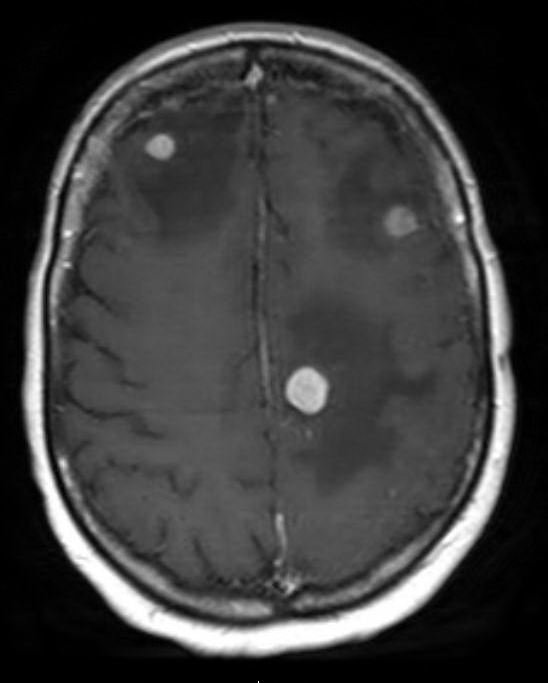
#> input picture brain_tumors.jpg, 548 x 683 px
$ jupyter execute --allow-errors brain_mri_tumor_segmentation_analysis.ipynb
#> lines starting #> are read from the running program, lines starting #| are printed output that depends on the picture; after the words box and inside, x2 and y2 are one past the last pixel; in counts of white or black regions, pixels touching at a corner belong together
[cell 1]
#import the necessary libraries

#matplotlib
import matplotlib.pyplot as plot
import matplotlib.image as img

#numpy
import numpy as np

#scipy
import scipy
from scipy import ndimage

#scikit image
from skimage import io
import matplotlib.image as mpimg
from skimage.transform import rescale, resize, downscale_local_mean
from skimage.color import rgb2gray, rgb2hsv
from skimage.filters import threshold_otsu
from PIL import Image
import cv2
from skimage import measure
import skimage as image_tool
from skimage.measure import label, regionprops, regionprops_table
from skimage.segmentation import clear_border
import matplotlib.image as mpimg


import cv2
import numpy as np
from PIL import Image
from skimage.morphology import opening, disk

[cell 2]
#Reading the Mermaid Image
img = img.imread('brain_tumors.jpg')
#> img is the input picture: shape (683, 548, 3); min 0, max 255, mean 59.7

#plotting the given image
plot.imshow(img)

The given image appears to be an MRI scan of a human brain. The scan is detailed, showing various structures of the brain with high contrast. The dark background enhances the visibility of the lighter cerebral tissues and any abnormalities, such as the existence of any tumors. In our case, we can observe several bright spots that indicate the existence of 3 tumors in different areas of the brain more specifically, two in the right lobe and one in the left lobe of the brain.
Such images are typically used in the medical field for diagnostic purposes, allowing healthcare professionals to non-invasively examine the inner workings of the brain.

##  A) Manual Thresholding Value

[cell 3]
import cv2

#coverting the original image to grayscale
gray = cv2.cvtColor(img, cv2.COLOR_BGR2GRAY)
# blurring the gray image to remove any noise
blurred = cv2.GaussianBlur(gray, (7, 7), 0)

#applying the threshold (with manual value of 100)
ret, thresh_binary = cv2.threshold(blurred, 100, 255, cv2.THRESH_BINARY)
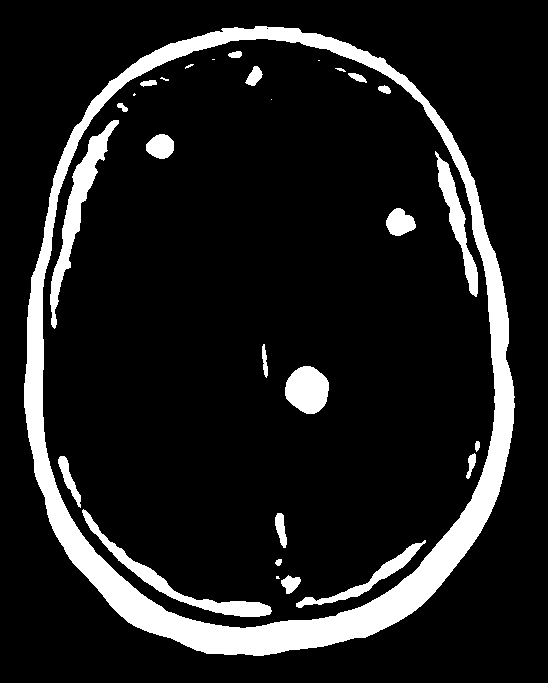
#> thresh_binary: shape (683, 548); 11.9% white; 29 white regions (7 under 20 px), largest, box (x1, y1, x2, y2) and area: (24, 26, 515, 656) 31910, (50, 120, 119, 329) 2768, (82, 509, 272, 617) 2275

After playing around with the threshold values we found out that the best results regarding the appearance of the 3 tumors was a threshhold value = 100.
It's important to mention that, thres values smaller that 100 (for example thresh_value=70) gave as results with a lot of white areas and the three tumors where not that distinct, while thres values greater that 100 (for example thresh_value=128) gave as faulty results and eliminated/erased one of the 3 depicted tumors.

The blurring step prior to thresholding (with the use of a Gaussian filter), have helped to reduce noise, resulting in cleaner edges and a more distinct separation between the regions of interest and the background. As we mentioned before, the threshold value of 100 has been manually selected to create this binary segmentation, which suggests that pixels with an intensity above 100 are considered part of the significant areas, representing the brain tumors, while those below are not.

[cell 4]
#creating the histogram of the binary image with the manual threshold value
histogram_fig=plot.figure(5)
hist1 = plot.hist(thresh_binary)
plot.title("Histogram of the binary image with the manual thresh value ")
plot.show()
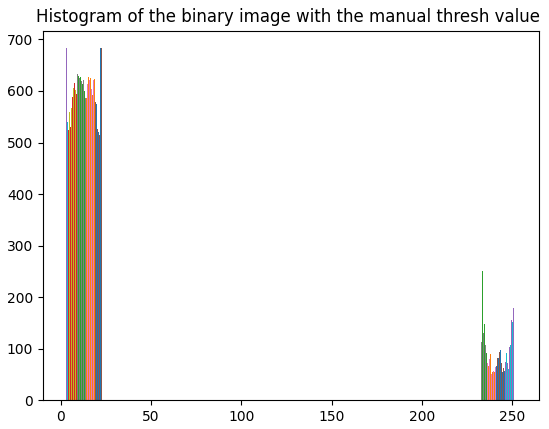
#> figure drawn by matplotlib, 1 panel; tallest bar 683 high, from x = 2.55 to 2.59; tallest bar 683 high, from x = 2.59 to 2.62; tallest bar 683 high, from x = 2.62 to 2.66

[cell 5]
histogram_fig.savefig('Histogram of the binary image with the manual thresh value.png')

The histogram reflects the pixel intensity distribution of the binary image derived from the given MRI scan of a brain. From the histogram, we can observe two distinct peaks corresponding to the two pixel values that define a binary image. The first peak, near the zero mark on the x-axis, represents the darker regions of the image (the background), which have been classified as non-significant areas after thresholding. The second, smaller peak near the 255 mark indicates the areas of interest (meaning the three depicted tumors) that are significantly brighter than the threshold value set at 100.

The majority of the image consists of background pixels with the regions of interest (tumors) occupying a smaller portion of the image. The sharpness of the peaks in the above histogram suggests that the thresholding was effective in creating a clear distinction between these two regions, which can be attributed to the prior noise reduction achieved through Gaussian blurring.

## B) Otsu's Method for Thresholding

[cell 6]
#converting the RGB image to grayscale image
Grayscale_image = rgb2gray(img) # scikit image function

# Greyscale Image Normalization
normalized_grayscale_image = (Grayscale_image * 255).round().astype(np.uint8)

[cell 7]
# Generate otsu threshold
threshold = threshold_otsu(normalized_grayscale_image)
#> threshold = 116
# Apply threshold
Binary_image = normalized_grayscale_image > threshold
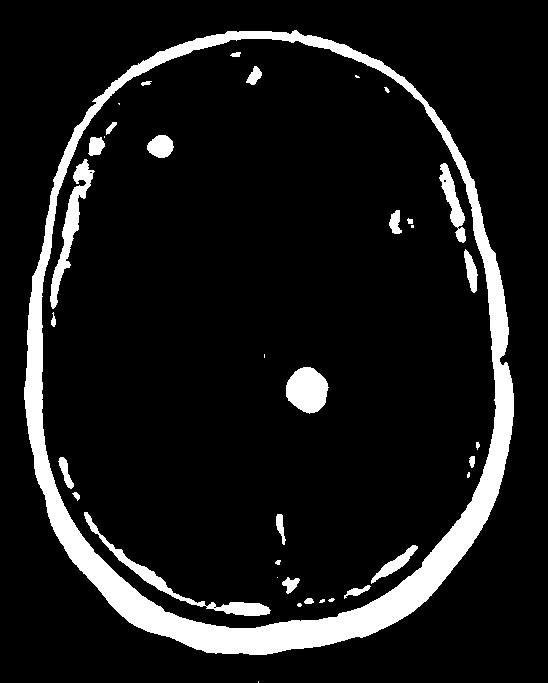
#> Binary_image: shape (683, 548) bool; 10% white; 37 white regions (11 under 20 px), largest, box (x1, y1, x2, y2) and area: (24, 30, 514, 655) 28778, (84, 512, 271, 616) 1644, (50, 159, 95, 309) 1605
# Convert to integer
Binary_image=Binary_image.astype(int)
#> Binary_image: shape (683, 548) int64; values 0 (black) and 1 (white), 10% white; 37 white regions (11 under 20 px)

[cell 8]
#Creating a figure to plot the necessary images
figure = plot.figure(2, figsize=(12,12))

subplot = figure.add_subplot(2,3,1)
plot.imshow(img, cmap='gray')
subplot.set_title('Original Image')

subplot = figure.add_subplot(2,3,2)
plot.imshow(thresh_binary, cmap="gray")
subplot.set_title('Binary Image (with manual thres value)')

subplot = figure.add_subplot(2,3,3)
plot.imshow(Binary_image, cmap="gray")
subplot.set_title('Binary Image (with otsu threshold)')
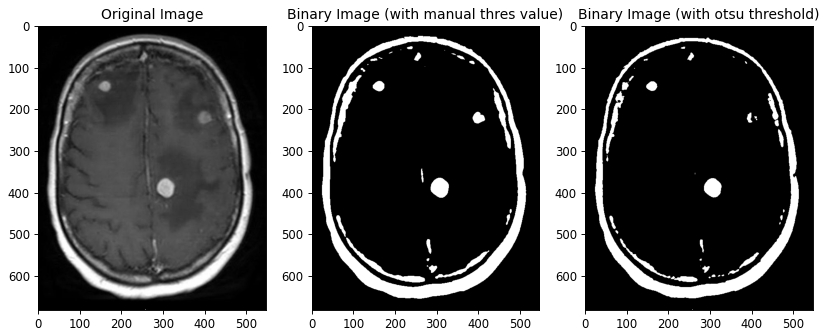
#> figure drawn by matplotlib, 3 panels

[cell 9]
figure.savefig('Binary images comparison.png')

The manual threshold image seems to create a stronger contrast between the tumors and the surrounding tissue, which could potentially make the tumors stand out more. However, it also includes a lot of noise, as indicated by the small white spots throughout the brain area.

The Otsu threshold image is cleaner with less noise, but it seems to have a slightly lower contrast between the tumors and the surrounding brain tissue. The tumors are still visible but may not be as sharply defined as with the manual method (see the right tumor that is not as well depicted as the one in the manual threshold image).

Given that the  objective is making the three tumors more distinct, the choice between the two thresholding methods would be based on which image shows the tumors more clearly while minimizing other non-tumor regions. Therefore, the manual threshold might seem more suitable due to the contrast it provides, but it does require careful adjustment and possibly further post-processing to ensure that the tumors are accurately depicted without introducing too much noise.

[cell 10]
[Labeled_image,num_of_neighbors] = measure.label(thresh_binary,  connectivity=1,background=False,return_num=True) #Get labeled image on 4 neighbors
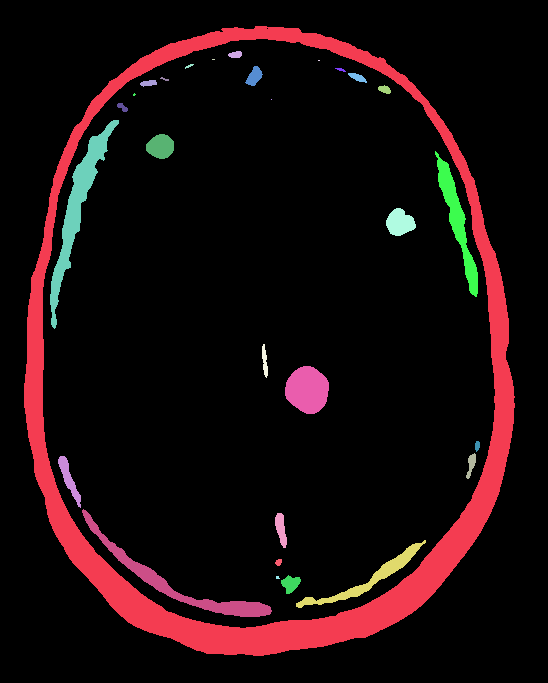
#> Labeled_image: shape (683, 548) int64; 30 distinct labels, from 0 to 29; one colour per label, 0 black
#> num_of_neighbors = 29

Group_connected_list = image_tool.measure.regionprops(Labeled_image)
#> Group_connected_list = 29 regions; largest, box (x1, y1, x2, y2) and area: (24, 26, 515, 656) 31910, (50, 120, 119, 329) 2768, (82, 509, 272, 617) 2275, (435, 151, 478, 297) 1619, (285, 366, 329, 414) 1605

List_of_Areas = []
List_of_Areas.append([d["area"] for d in Group_connected_list])

List_of_Areas = np.transpose(List_of_Areas)
#> List_of_Areas = 29 values, max 31910 at index 0, min 1 at index 12, mean 1532


Position_from_0_to_100 = [i for i, e in enumerate(List_of_Areas) if e > 500 and e < 550]
#> Position_from_0_to_100 = [15]
Position_from_0_to_100 = np.transpose(Position_from_0_to_100) + 1
#> Position_from_0_to_100 = [16]

Position_from_0_to_200 = [i for i, e in enumerate(List_of_Areas) if e > 550 and e < 990]
#> Position_from_0_to_200 = [17]
Position_from_0_to_200 = np.transpose(Position_from_0_to_200) + 1
#> Position_from_0_to_200 = [18]

Position_from_0_MAX = [i for i, e in enumerate(List_of_Areas) if e > 1600 and e < 1610 ]
#> Position_from_0_MAX = [19]
Position_from_0_MAX = np.transpose(Position_from_0_MAX) + 1
#> Position_from_0_MAX = [20]


Image_from_0_to_100 = []
Image_from_0_to_200 = []
Image_from_0_MAX = []

for i in range(len(Position_from_0_to_100)):
    Image_from_0_to_100.append(Labeled_image == Position_from_0_to_100[i])
#> this loop made 1 pass
#> after the loop, Image_from_0_to_100 = 1 item

for i in range(len(Position_from_0_to_200)):
    Image_from_0_to_200.append(Labeled_image == Position_from_0_to_200[i])
#> after the loop, Image_from_0_to_200 = 1 item

for i in range(len(Position_from_0_MAX)):
    Image_from_0_MAX.append(Labeled_image == Position_from_0_MAX[i])
#> after the loop, Image_from_0_MAX = 1 item


for i in range(len(Position_from_0_to_100)):
    Image_from_0_to_100[i] = np.asarray(Image_from_0_to_100[i], dtype=np.int32)

for i in range(len(Position_from_0_to_200)):
    Image_from_0_to_200[i] = np.asarray(Image_from_0_to_200[i], dtype=np.int32)

for i in range(len(Position_from_0_MAX)):
    Image_from_0_MAX[i] = np.asarray(Image_from_0_MAX[i], dtype=np.int32)

[cell 11]
[Labeled_image,num_of_neighbors] = measure.label(thresh_binary,  connectivity=1,background=False,return_num=True) #Get labeeled image on 4 neighbors

Group_connected_list = image_tool.measure.regionprops(Labeled_image)

List_of_Areas = []
List_of_Areas.append([d["area"] for d in Group_connected_list])

List_of_Areas = np.transpose(List_of_Areas)


Position_from_0_MAX2 = [i for i, e in enumerate(List_of_Areas) if e > 400 and e < 500 or e > 500 and e < 1000 or e > 1600 and e < 1610]
#> Position_from_0_MAX2 = [15, 17, 19]
Position_from_0_MAX2 = np.transpose(Position_from_0_MAX2) + 1
#> Position_from_0_MAX2 = [16, 18, 20]


Image_from_0_MAX2 = []


for i in range(len(Position_from_0_MAX2)):
    Image_from_0_MAX2.append(Labeled_image == Position_from_0_MAX2[i])
#> this loop made 3 passes
#> after the loop, Image_from_0_MAX2 = 3 items

for i in range(len(Position_from_0_MAX2)):
    Image_from_0_MAX2[i] = np.asarray(Image_from_0_MAX2[i], dtype=np.int32)

[cell 12]
Image_from_0_to_100 = sum(Image_from_0_to_100)
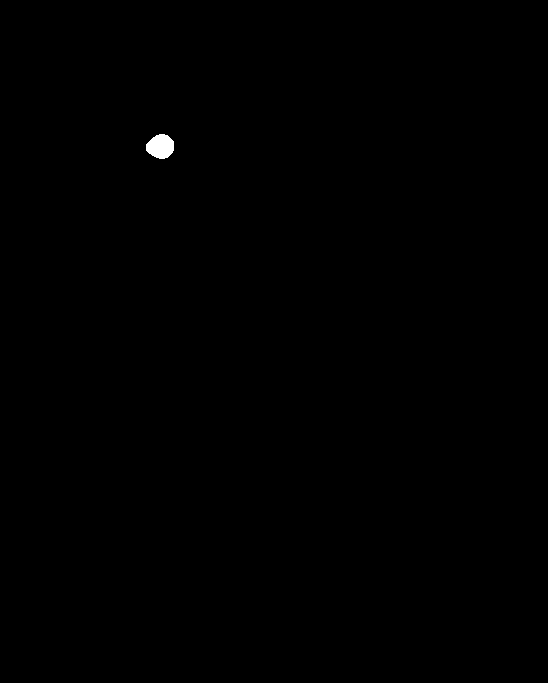
#> Image_from_0_to_100: shape (683, 548) int32; values 0 (black) and 1 (white), 0.14% white; 1 white region, box (x1, y1, x2, y2) and area: (146, 134, 174, 159) 531
Image_from_0_to_200 = sum(Image_from_0_to_200)
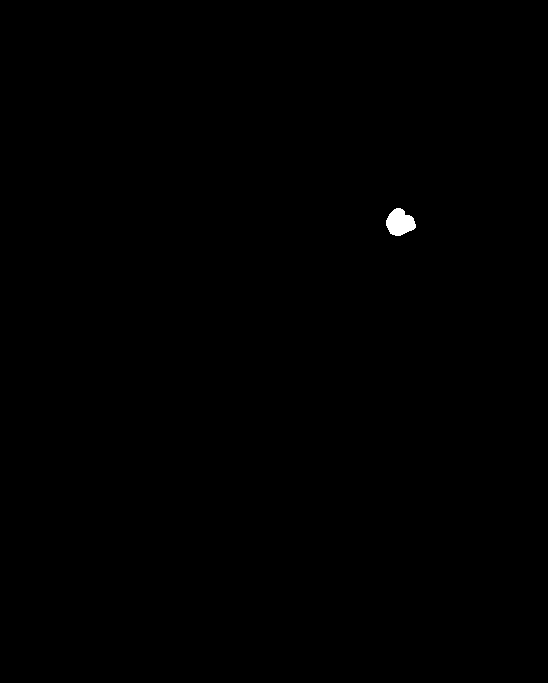
#> Image_from_0_to_200: shape (683, 548) int32; values 0 (black) and 1 (white), 0.16% white; 1 white region, box (x1, y1, x2, y2) and area: (386, 208, 416, 236) 585
Image_from_0_MAX = sum(Image_from_0_MAX)
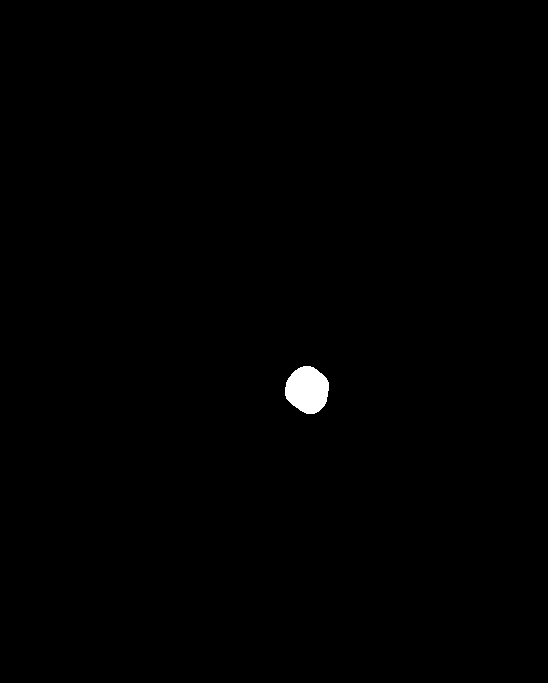
#> Image_from_0_MAX: shape (683, 548) int32; values 0 (black) and 1 (white), 0.43% white; 1 white region, box (x1, y1, x2, y2) and area: (285, 366, 329, 414) 1605

Image_from_0_MAX2 = sum(Image_from_0_MAX2) #for plotting all the tumors
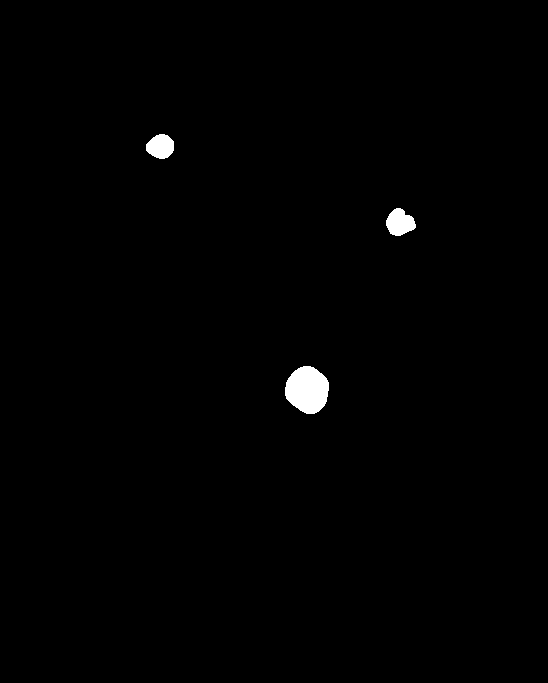
#> Image_from_0_MAX2: shape (683, 548) int32; values 0 (black) and 1 (white), 0.73% white; 3 white regions, box (x1, y1, x2, y2) and area: (285, 366, 329, 414) 1605, (386, 208, 416, 236) 585, (146, 134, 174, 159) 531

[cell 13]
figure3 = plot.figure(3, figsize=(11,11))

subplot3 = figure3.add_subplot(2,3,1)
plot.imshow(Image_from_0_to_100, cmap='gray')
subplot3.set_title("1st tumor")

subplot3 = figure3.add_subplot(2,3,2)
plot.imshow(Image_from_0_to_200, cmap='gray')
subplot3.set_title("2nd tumor")

subplot3 = figure3.add_subplot(2,3,3)
plot.imshow(Image_from_0_MAX, cmap='gray')
subplot3.set_title("3rd tumor")

subplot3 = figure3.add_subplot(2,3,4)
plot.imshow(Image_from_0_MAX2, cmap='gray')
subplot3.set_title("All tumors")

[cell 14]
figure3.savefig('Figure of tumors.png')

# Exploration with histograms of some properties of the areas (area, shape)

[cell 15]
#creating the histogram of the list of areas
histogram_fig1=plot.figure(6)
hist = plot.hist(List_of_Areas, bins='auto')
plot.title("Histogram of the list of areas")
plot.show()

[cell 16]
histogram_fig1.savefig('List of the areas histogram.png')

[cell 17]
#creating the histogram of the tumors
histogram_fig3=plot.figure(3)
hist = plot.hist(Image_from_0_MAX2)
plot.title("Histogram of the tumors")
plot.show()
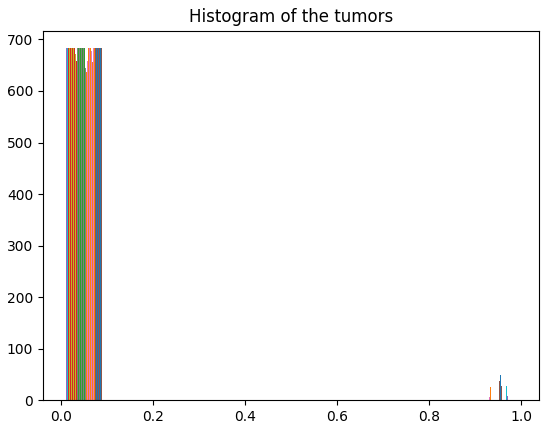
#> figure drawn by matplotlib, 1 panel; tallest bar 683 high, from x = 0.01 to 0.0101; tallest bar 683 high, from x = 0.0101 to 0.0103; tallest bar 683 high, from x = 0.0103 to 0.0104
#> (the rest of the program and of its run is left out)
